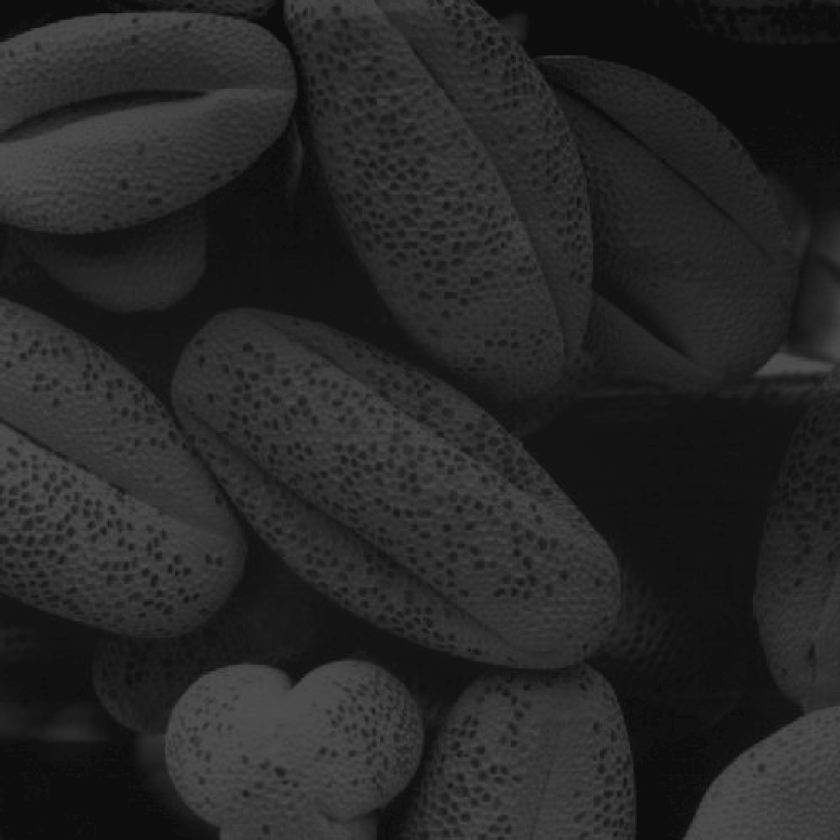
#> input picture Test2/2.1.tif, 840 x 840 px, shrunk from 1021 x 1021 before the run
$ python Test_2.py
#> lines starting #> are read from the running program, lines starting #| are printed output that depends on the picture
# -*- coding: utf-8 -*-
# @Time      : 2021/10/18 10:12 上午
# @Author    : Amos_Wang
# @File_Name : Digital images

# -- import Environment __
import cv2 as cv
import numpy as np
import matplotlib.pyplot as plt


# -- Function Definition --
# 直方图均衡化函数 实验内容1所需函数
def hist_equal_my(img):
    hist = cv.calcHist([img], [0], None, [256], [0, 256])  # 获取直方图信息
    img_dst = img.copy()  # 复制原图获得目标最终图像
    pixels_sum = img.size  # 得到总像素点数
    # 构建中间变量
    img_mid = np.zeros(256)
    img_mid_S_k = np.zeros(256)

    j = 0
    for i in hist:
        # 计算s_k
        if j > 0:
            img_mid[j] = i / pixels_sum + img_mid[j - 1]
        else:
            img_mid[j] = i / pixels_sum
        # 非归一化S(k)
        img_mid_S_k[j] = round(img_mid[j] * 255)
        j = j + 1
    # 图像重映射
    for i in range(img.shape[0]):
        for j in range(img.shape[1]):
            img_dst[i][j] = img_mid_S_k[img[i][j]]
    return img_dst


# 实验内容1
def test_2_1():
    # 获取图片
    img2_1 = cv.imread("2.1.tif")
#> img2_1 is the input picture: shape (840, 840, 3); min 9, max 84, mean 38.8
    img2_1 = cv.cvtColor(img2_1, cv.COLOR_BGR2GRAY)
#> img2_1: shape (840, 840)
    # opencv直方图均衡
    img2_1_dst_cv = cv.equalizeHist(img2_1)
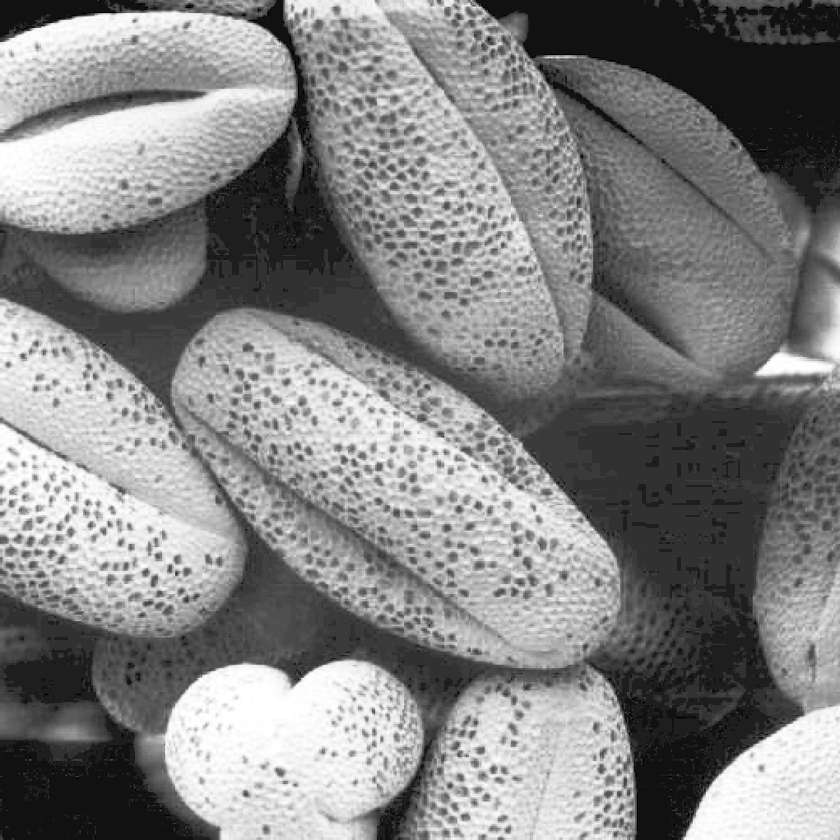
#> img2_1_dst_cv: shape (840, 840); min 0, max 255, mean 130.5
    # 自构函数直方图均衡
    img2_1_dst_my = hist_equal_my(img2_1)
#> in hist_equal_my, `hist = cv.calcHist([img], [0], None, [256], [0, 256])`: hist = 256 values, max 46139 at index 13, min 0 at index 0, mean 2756.2
#> the loop in hist_equal_my, `for i in hist:` made 256 passes
#> i on passes 1 to 3: [0], [0], [0]
#> after the loop in hist_equal_my, `for i in hist:`: img_mid = 256 values from 0 to 1; img_mid_S_k = 256 values from 0 to 255; j = 256
    # 绘制直方图
    hist2_1 = cv.calcHist([img2_1], [0], None, [256], [0, 256])
#> hist2_1 has the same summary as hist in hist_equal_my
    hist2_1_dst_cv = cv.calcHist([img2_1_dst_cv], [0], None, [256], [0, 256])
#> hist2_1_dst_cv = 256 values, max 46139 at index 17, min 0 at index 1, mean 2756.2
    hist2_1_dst_my = cv.calcHist([img2_1_dst_my], [0], None, [256], [0, 256])
#> hist2_1_dst_my has the same summary as hist2_1_dst_cv

    # 图片展示区域
    plt.subplot(3, 2, 1)
    plt.imshow(img2_1, cmap='gray')
    plt.title('src')
    plt.subplot(3, 2, 2)
    plt.plot(hist2_1, label="imgSrc", color="b")
    plt.subplot(3, 2, 3)
    plt.imshow(img2_1_dst_cv, cmap='gray')
    plt.title('hist_cv')
    plt.subplot(3, 2, 4)
    plt.plot(hist2_1_dst_cv, label="imgHist_cv", color="r")
    plt.subplot(3, 2, 5)
    plt.imshow(img2_1_dst_my, cmap='gray')
    plt.title('hist_my')
    plt.subplot(3, 2, 6)
    plt.plot(hist2_1_dst_my, label="imgHist_my", color="g")
    plt.savefig("result.PNG")
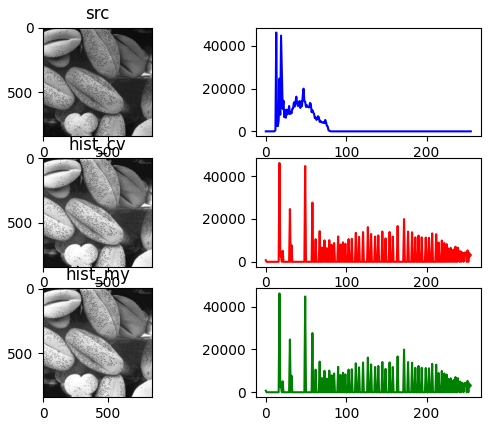
#> figure drawn by matplotlib, 6 panels; panel 2: curve peaks at x = 13, y = 46139; panel 4: curve peaks at x = 17, y = 46139; panel 6: curve peaks at x = 17, y = 46139
    plt.show()

# # 实验内容2
# def test_2_2():


# -- Main Function --
if __name__ == "__main__":
    # flag = input("输入实验序号1-4：")
    # if flag == "1":
    #     test_2_1()  # 实验内容1
    # elif flag == "2":
    #     test_2_2()  # 实验内容2
    test_2_1()  # 实验内容1
    print("Finish my homework, by Zhehan Wang")

$ run again, with Test2/2.3.tif copied over Test2/2.1.tif
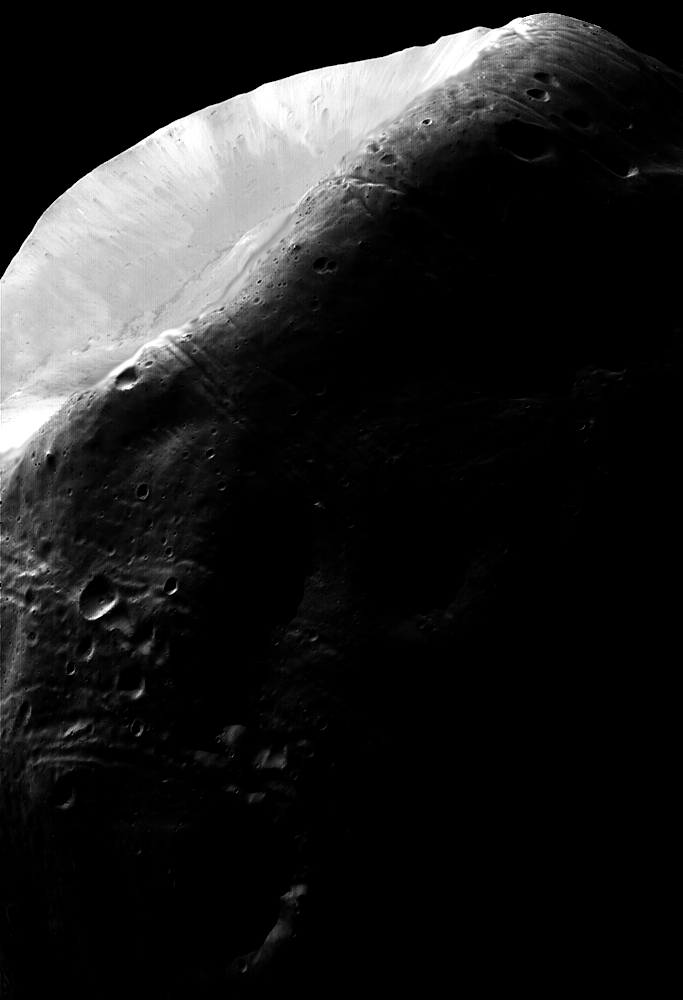
#> input picture Test2/2.3.tif, 683 x 1000 px
#> in test_2_1, img2_1 is the input picture: shape (1000, 683, 3); min 0, max 255, mean 31.7
#> img2_1: shape (1000, 683)
#> in test_2_1, `img2_1_dst_cv = cv.equalizeHist(img2_1)`:
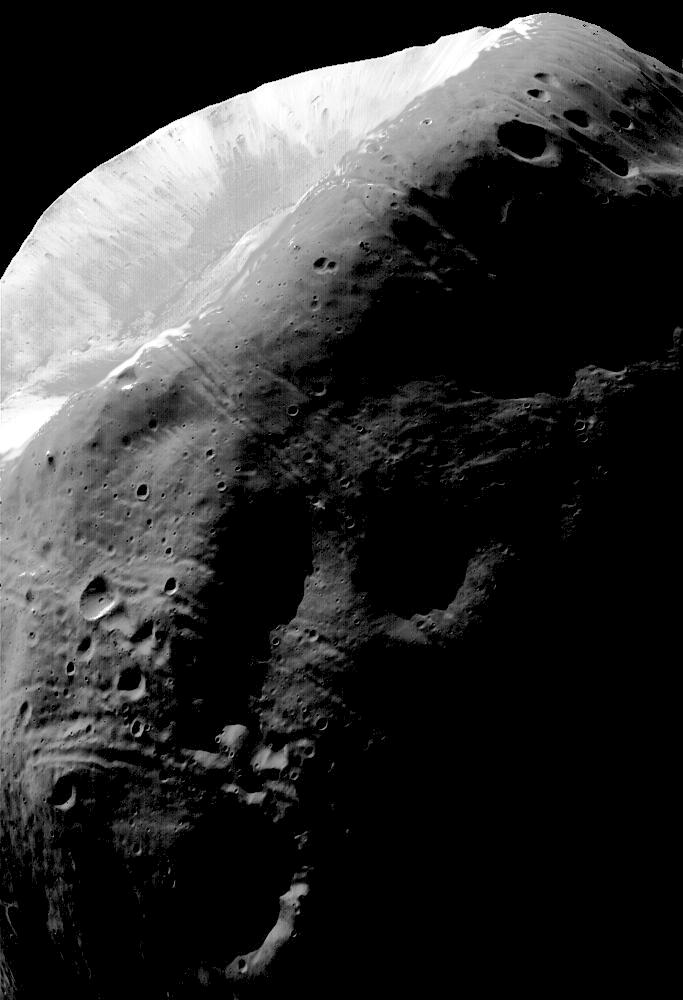
#> img2_1_dst_cv: shape (1000, 683); min 0, max 255, mean 49.8
#> hist = 256 values, max 421847 at index 0, min 11 at index 90, mean 2668
#> the loop in hist_equal_my, `for i in hist:` made 256 passes
#> i on passes 1 to 3: [421847], [23596], [16917]
#> after the loop in hist_equal_my, `for i in hist:`: img_mid = 256 values from 0.618 to 1; img_mid_S_k = 256 values from 157 to 255; j = 256
#> after the loop in hist_equal_my, `for i in range(img.shape[0]):`:
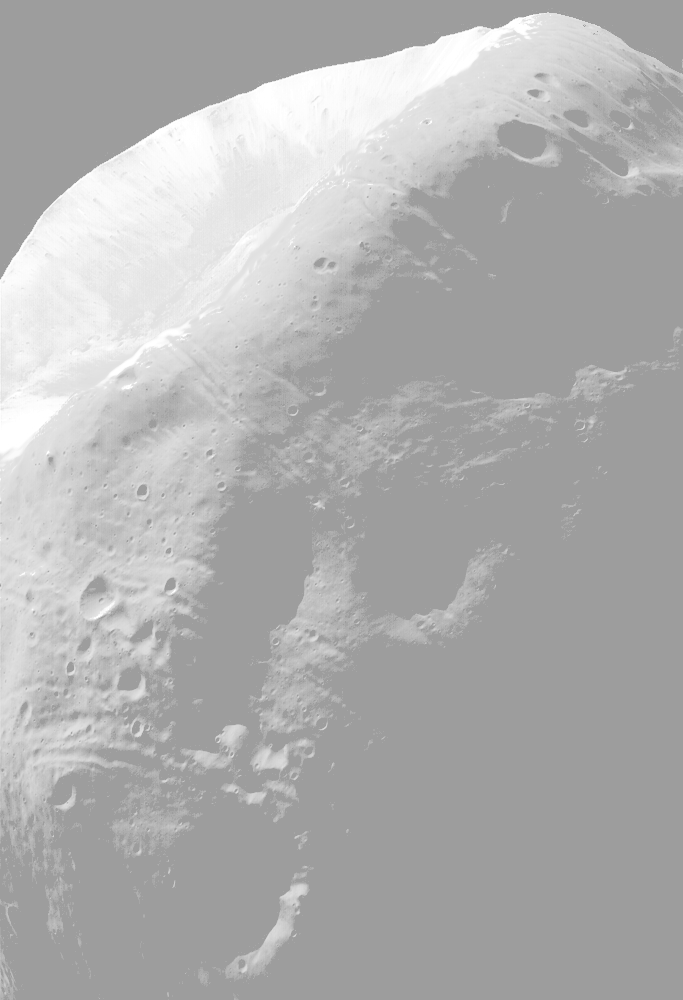
#> img_dst: shape (1000, 683); min 157, max 255, mean 176.2
#> hist2_1 has the same summary as hist in hist_equal_my
#> hist2_1_dst_cv = 256 values, max 421847 at index 0, min 0 at index 1, mean 2668
#> hist2_1_dst_my = 256 values, max 421847 at index 157, min 0 at index 0, mean 2668

$ run again, with Test2/2.4.tif copied over Test2/2.1.tif
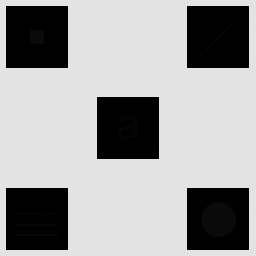
#> input picture Test2/2.4.tif, 256 x 256 px
#> in test_2_1, img2_1 is the input picture: shape (256, 256, 3); min 0, max 228, mean 160.7
#> img2_1: shape (256, 256)
#> in test_2_1, `img2_1_dst_cv = cv.equalizeHist(img2_1)`:
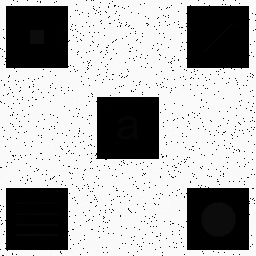
#> img2_1_dst_cv: shape (256, 256); min 0, max 255, mean 172.2
#> hist = 256 values, max 43946 at index 227, min 0 at index 12, mean 256
#> the loop in hist_equal_my, `for i in hist:` made 256 passes
#> i on passes 1 to 3: [16872], [500], [130]
#> after the loop in hist_equal_my, `for i in hist:`: img_mid = 256 values from 0.257 to 1; img_mid_S_k = 256 values from 66 to 255; j = 256
#> after the loop in hist_equal_my, `for i in range(img.shape[0]):`:
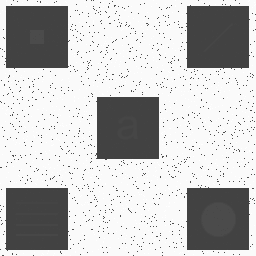
#> img_dst: shape (256, 256); min 66, max 255, mean 193.3
#> hist2_1 has the same summary as hist in hist_equal_my
#> hist2_1_dst_cv = 256 values, max 43946 at index 249, min 0 at index 1, mean 256
#> hist2_1_dst_my = 256 values, max 43946 at index 250, min 0 at index 0, mean 256
